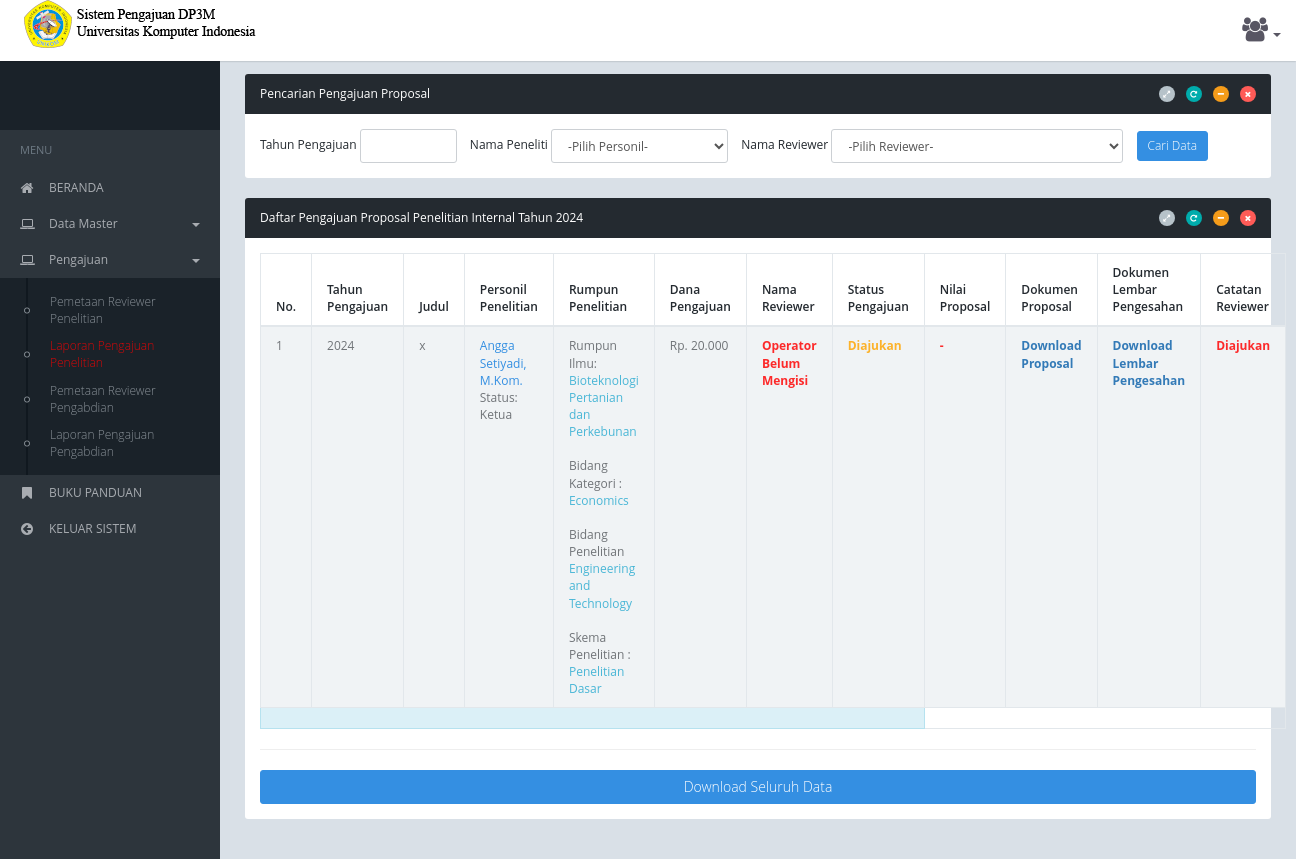
/view.php?menu=pengajuan&act=laporan_pengajuan_penelitian (signed in), run on the app's committed database.
### tables this page shows
CREATE TABLE `pengajuan_penelitian` (
  `idx_penelitian` bigint(20) NOT NULL AUTO_INCREMENT,
  `judul_penelitian` varchar(300) DEFAULT NULL,
  `dekripsi_penelitian` text DEFAULT NULL,
  `id_ref_kelompok_bidang` varchar(50) DEFAULT NULL,
  `id_ref_kategori_bidang` varchar(50) DEFAULT NULL,
  `id_ref_bidang_penelitian` varchar(50) DEFAULT NULL,
  `nip_pengisi` varchar(50) DEFAULT NULL,
  `nama_pengisi` varchar(100) DEFAULT NULL,
  `email_pengisi` varchar(50) DEFAULT NULL,
  `tahun_pengajuan` varchar(10) DEFAULT NULL,
  `semester_pengajuan` varchar(10) DEFAULT NULL,
  `status_pengajuan` enum('diperiksa','diterima','ditolak') DEFAULT NULL,
  `dokumen_proposal` varchar(50) DEFAULT NULL,
  `skema` varchar(50) DEFAULT NULL,
  `mitra` varchar(250) DEFAULT NULL,
  `luaran` varchar(100) DEFAULT NULL,
  `tgl_awal_pelaksanaan` date DEFAULT NULL,
  `tgl_akhir_pelaksanaan` date DEFAULT NULL,
  `nilai_keseluruhan_proposal` varchar(5) DEFAULT NULL,
  `tgl_insert` datetime DEFAULT NULL,
  `tgl_update` datetime DEFAULT NULL,
  `nip_reviewer` varchar(50) DEFAULT NULL,
  `nip_pengisi_reviewer` varchar(30) DEFAULT NULL,
  `catatan_reviewer` text DEFAULT NULL,
  `validasi_proposal_pengguna` enum('y') DEFAULT NULL,
  `tgl_validasi_proposal_pengguna` datetime DEFAULT NULL,
  `dokumen_lembar_pengesahan` varchar(50) DEFAULT NULL,
  `dokumen_lembar_mitra` varchar(50) DEFAULT NULL,
  `dokumen_laporan_kemajuan` varchar(50) DEFAULT NULL,
  `tgl_upload_dokumen_laporan_kemajuan` datetime DEFAULT NULL,
  `nilai_laporan_kemajuan` varchar(50) DEFAULT NULL,
  `catatan_reviewer_kemajuan` text DEFAULT NULL,
  `nama_kelompok_keilmuan` varchar(200) DEFAULT NULL,
  `nama_kelompok_penelitian` varchar(250) DEFAULT NULL,
  PRIMARY KEY (`idx_penelitian`) USING BTREE,
  KEY `dokumen_proposal` (`dokumen_proposal`) USING BTREE
);

CREATE TABLE `pengajuan_anggota_penelitian` (
  `idx_anggota_peneliti` bigint(20) NOT NULL AUTO_INCREMENT,
  `nip_anggota` varchar(50) DEFAULT NULL,
  `nama_peneliti` varchar(50) DEFAULT NULL,
  `status_peneliti` varchar(50) DEFAULT NULL,
  `keterangan` varchar(50) DEFAULT NULL,
  `idx_penelitian` bigint(20) DEFAULT NULL,
  `tgl_insert` datetime DEFAULT NULL,
  `tgl_update` datetime DEFAULT NULL,
  `nip_pengisi` varchar(50) DEFAULT NULL,
  PRIMARY KEY (`idx_anggota_peneliti`) USING BTREE
);

CREATE TABLE `ref_kelompok_bidang` (
  `id` smallint(5) unsigned NOT NULL AUTO_INCREMENT,
  `nama` varchar(255) NOT NULL,
  `uuid` varchar(255) DEFAULT NULL,
  PRIMARY KEY (`id`) USING BTREE,
  UNIQUE KEY `UniqId` (`uuid`) USING BTREE
);

CREATE TABLE `ref_bidang_penelitian_simlitabmas` (
  `kode_bidang_penelitian_simlitabmas` smallint(6) NOT NULL,
  `nama` varchar(255) DEFAULT NULL,
  `kode_alt` varchar(6) DEFAULT NULL,
  `kode_kategori_bidang_penelitian_simlitabmas` tinyint(4) DEFAULT NULL,
  PRIMARY KEY (`kode_bidang_penelitian_simlitabmas`) USING BTREE
);

CREATE TABLE `ref_kategori_bidang_penelitian_simlitabmas` (
  `kode_kategori_bidang_penelitian_simlitabmas` tinyint(4) NOT NULL AUTO_INCREMENT,
  `nama` varchar(255) DEFAULT NULL,
  PRIMARY KEY (`kode_kategori_bidang_penelitian_simlitabmas`) USING BTREE
);

CREATE TABLE `pengajuan_dana_penelitian` (
  `idx_dana` bigint(20) NOT NULL AUTO_INCREMENT,
  `nama_dana` varchar(50) DEFAULT NULL,
  `nominal_dana_pengajuan` varchar(50) DEFAULT NULL,
  `idx_penelitian` bigint(20) DEFAULT NULL,
  `tgl_insert` datetime DEFAULT NULL,
  `tgl_update` datetime DEFAULT NULL,
  `nip_pengisi` varchar(50) DEFAULT NULL,
  `nominal_dana_disetujui` varchar(50) DEFAULT NULL,
  `tgl_insert_nominal_dana_disetujui` date DEFAULT NULL,
  `nip_nominal_dana_disetujui` varchar(50) DEFAULT NULL,
  PRIMARY KEY (`idx_dana`) USING BTREE
);

### module/laporan/frm_laporan_penelitian.php (the view, shortened to what the rows shown need)
<div class="row">
    <div class="col-md-12">
<div class="row">
    <div class="col-12">
<div class="row">
    <div class="col-12">
        <div class="panel panel-inverse">
            <div class="panel-body">
                <table id="example" class="table table-striped table-bordered">
                    <thead>
                       <tr><th width="5%">No.</th><th width="10%">Tahun Pengajuan</th><th width="20%">Judul</th><th>Personil Penelitian</th><th>Rumpun Penelitian</th><th>Dana Pengajuan</th><th>Nama Reviewer</th><th>Status Pengajuan</th><th>Nilai Proposal</th><th>Dokumen Proposal</th><th>Dokumen Lembar Pengesahan</th><th>Catatan Reviewer</th></tr>
                    </thead>
                    <tbody>
                       <?php
                     $no=1;
                     while($r=mysqli_fetch_array($sql_data_master))
                     {
                        $idx_enc=my_simple_crypt($r['idx_penelitian'], 'e' );
                        ?>
                        <tr id=tr<?php echo $idx_enc;?>>
                            <td><?php echo $no;?></td>
                            <td><?php echo $r['tahun_pengajuan'];?></td>
                            <td><?php echo $r['judul_penelitian'];?></td>
                            <td>
                                <?php
                                    $sql_anggota=mysqli_query($server1,"select * from pengajuan_anggota_penelitian where idx_penelitian=".$r['idx_penelitian']." order by status_peneliti desc");
                                        $jumlah_anggota=mysqli_num_rows($sql_anggota);
                                        if ($jumlah_anggota>0)
                                        {
                                             while($r_anggota=mysqli_fetch_array($sql_anggota))
                                             {
                                                ?>
                                                  <span class="text-primary"><?php echo $r_anggota['nama_peneliti'];?></span>
                                                  <br>Status: <?php echo $r_anggota['status_peneliti'];?><br><br>
                                                <?php
                                             }
                                        }
                                        else
                                        {
                                                ?>
                                                <span class="blink"><font color="red"><b>Tahapan peneliti belum diisi</b></font></span>
                                                <?php
                                        }
                                ?>
                             </td>
                           <td>
                                Rumpun Ilmu: <span class="text-info"><?php echo $r['nama_rumpun_ilmu'];?></span><br>
                                <br>Bidang Kategori : <span class="text-info"><?php echo $r['nama_kategori_penelitian'];?></span><br>
                                <br>Bidang Penelitian <span class="text-info"><?php echo $r['nama_bidang_penelitian'];?></span><br><br>Skema Penelitian : <span class="text-info"><?php echo ucwords($r['skema']);?></span>
                            </td>
                            <td style="text-align: left">
                                <?php
                                    $sql_dana=mysqli_query($server1,"SELECT
                                                            *,SUM(nominal_dana_pengajuan) AS jumlah_pengajuan
                                                            FROM
                                                            `pengajuan_dana_penelitian`
                                                            WHERE `idx_penelitian` = ".$r['idx_penelitian']."
                                                            GROUP BY `idx_penelitian`");
                                        $jumlah_dana=mysqli_num_rows($sql_dana);
                                        if ($jumlah_dana>0)
                                        {
                                             while($r_dana=mysqli_fetch_array($sql_dana))
                                             {
                                                ?>Rp. <?php echo rupiah($r_dana['jumlah_pengajuan']);?>
                                                <?php
                                             }
                                        }
                                        else
                                        {
                                               ?>
                                                <span class="blink"><font color="red"><b>Tahapan pengajuan dana belum diisi</b></font></span>
                                                <?php
                                        }
                                ?>
                            </td>
                            <?php
                               if ($r['nip_reviewer']!='')
                              {
                                ?>
                                <td><span class="text-info"><?php echo $r['nama_reviewer'];?></span>
                                <?php
                              }
                              else
                              {
                                ?>
                                <td><span class="blink"><font color="red"><b>Operator Belum Mengisi</span></b></font>
                                <?php
                              }
                            ?>
                            <?php
                               if ($r['status_pengajuan']!='')
                               {
                                  if ($r['status_pengajuan']=='diterima')
                                  {
                                    ?>
                                    <td><font color="black"><b><?php echo ucfirst($r['status_pengajuan']);?></span></b>
                                    <?php
                                  }
                                  else if ($r['status_pengajuan']=='diperiksa')
                                  {
                                  ?>
                                   <td><font color="green"><b>Dinilai</span></b>
                                  <?php
                                  }
                                  else if ($r['status_pengajuan']=='ditolak')
                                  {
                                  ?>
                                   <td><span class="blink"><font color="red"><b>Ditolak</b></blink></span>
                                  <?php
                                  }
                              }
                              else
                              {
                                ?>
                                  <td><span class="blink"><font color="orange"><b>Diajukan</b></blink></span>
                                <?php
                              }
                            ?>
                            </td>
                            </td>
                            <?php
                               if ($r['nilai_keseluruhan_proposal']!='')
                              {
                                ?>
                                <td><span class="text-bold"><?php echo $r['nilai_keseluruhan_proposal'];?></span>
                                <?php
                              }
                              else
                              {
                                if (($r['skema']!='penelitian dasar')||($r['skema']!='penelitian terapan'))
                                {
                                ?>
                                <td><span class="blink"><font color="red"><b>-</b></blink></span>
                                <?php
                                }
                                else
                                {
                                  ?>
                                  <td><span class="blink"><font color="red"><b>Reviewer Belum Menilai</b></blink></span>
                                  <?php
                                }
                              }
                            ?>
                            <td>
                              <?php
                                 if ($r['dokumen_proposal']!='')
                                {
                                  ?>
                                  <b><a href="<?php echo "dokumen_upload/".$r['dokumen_proposal'];?>" download>Download Proposal</a></span>
                                  <?php
                                }
                                else
                                {
                                  ?>
                                  <span class="blink"><font color="red"><b>File Belum Diupload</b></blink></span>
                                <?php
                                   $form_proposal=0;
                                }
                                ?>
                            </td>
                            <td>
                              <?php
                                 if ($r['dokumen_lembar_pengesahan']!='')
                                {
                                  ?>
                                  <b><a href="<?php echo "dokumen_upload_lp_penelitian/".$r['dokumen_lembar_pengesahan'];?>" download>Download Lembar Pengesahan</a></span>
                                  <?php
                                }
                                else
                                {
                                  ?>
                                  <span class="blink"><font color="red"><b>File Belum Diupload</b></blink></span>
                                <?php
                                   $form_proposal=0;
                                }
                                ?>
                            </td>
                            <td>
                            <?php
                                if (isset($r['catatan_reviewer']))
                                {
                                   echo $r['catatan_reviewer'];
                                }
                                else
                                {
                                   ?>
                                   <span class="blink"><font color="red"><b>Diajukan</b></blink></span>
                                   <?php
                                }
                            ?>
                          </td>
                            </td>
                        </tr>
                        <td colspan="8" class="info"></td>
                        <?php
                        $no++;
                     }
                        ?>
						</tbody>
					</table>
            </div>
        </div>
    </div>
</div>

### data on the page
pengajuan_penelitian: tahun_pengajuan "2024", judul_penelitian "x", id_ref_kelompok_bidang.nama "Bioteknologi Pertanian dan Perkebunan", ref_bidang_penelitian_simlitabmas.nama "Economics", ref_kategori_bidang_penelitian_simlitabmas.nama "Engineering and Technology", skema "Penelitian Dasar", shows "Operator Belum Mengisi", shows "Diajukan"
pengajuan_anggota_penelitian: nama_peneliti "Angga Setiyadi, M.Kom.", status_peneliti "Ketua"
pengajuan_dana_penelitian: jumlah_pengajuan "20.000"
